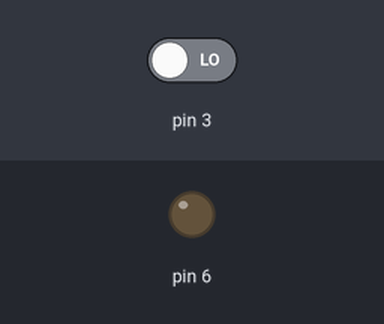
A sketch run on a simulated Arduino Uno, built with avr-gcc and run on an emulated ATmega328P. On the bench: output pins drawn as LEDs (lit = HIGH). The test bench sets the inputs (shaded band); at power-on: pin 3 LOW.

Above: at 1.2 s.
1.3 s: pin 3 driven HIGH
At 2.0 s:
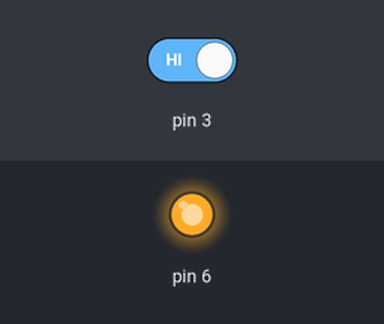
Timing chart, 0 to 4.3 s (numbered marks = the images above; inputs shaded):
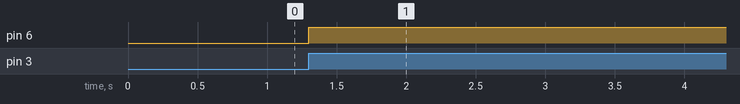

Measured:
- after the input at 1.3 s, pin 6: LOW → HIGH at once

The sketch:

interruptor.ino
```cpp
bool botaoNaoFoiSolto = false;
bool ledAceso = false;

void setup()
{
  Serial.begin(9600);
  pinMode(3, INPUT);
  pinMode(6, OUTPUT);
}

void loop()
{
  bool botao = digitalRead(3);

  if (botao){
    if (ledAceso && !botaoNaoFoiSolto){
      digitalWrite(6, LOW);
      ledAceso = false;
      delay(1000);
    }
    if (!ledAceso && !botaoNaoFoiSolto){
      digitalWrite(6, HIGH);
      ledAceso = true;
      delay(1000);
    }
    botaoNaoFoiSolto = true;
  }
  else{
    botaoNaoFoiSolto = false;
  }

}
```
